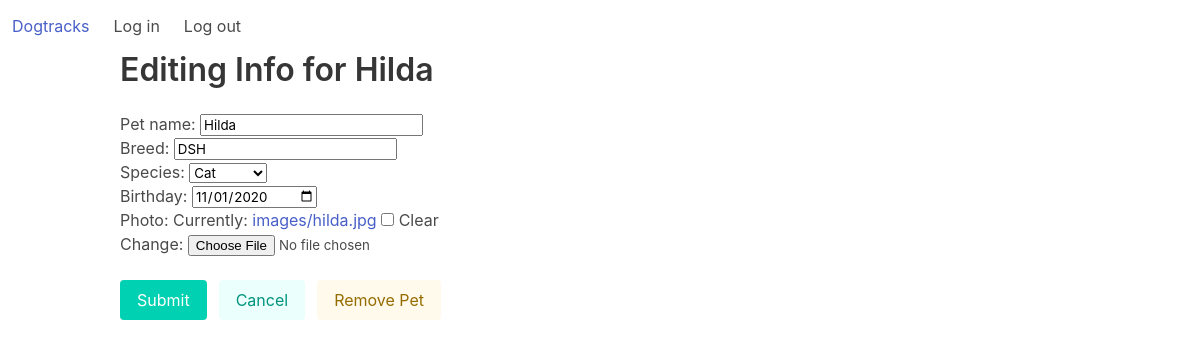
The page /dogtracks/update-pet/19 (signed in) on the database its author committed.
### dogtracks/models.py (models this page shows, shortened)
class Animal(models.Model):
	CHOICES = (('dog', 'Dog'), ('cat', 'Cat'), ('horse', 'Horse'), ('other', 'Other'))
	owner = models.ForeignKey(User, related_name='animals', on_delete=models.SET_NULL, null=True)
	name = models.CharField(max_length=25, null=False, blank=False, verbose_name="Pet name")
	photo = models.FileField(upload_to='images', null=True, blank=True)
	breed = models.CharField(max_length=25, blank=True)
	species = models.CharField(choices=CHOICES, max_length=10, blank=True)
	birthday = models.DateField(auto_now=False, auto_now_add=False, null=True, blank=True)

### dogtracks/views.py (the view)
# urls.py: path('update-pet/<int:id>', views.edit_pet, name="update_pet"),
def edit_pet(request, id=None):
	if id:
		pet = Animal.objects.filter(id=id).first()
		title = f"Editing Info for {pet.name}"
		if pet.owner != request.user:
			return HttpResponseForbidden()
	else:
		pet = Animal(owner=request.user)
		title = "Let's add your pet!"
	if request.method == 'POST':
		form = AnimalForm(request.POST, instance=pet)
		if form.is_valid():
			pet.save()
			return HttpResponseRedirect(reverse('index'))
	elif request.method == 'GET':
		form = AnimalForm(instance=pet)
	context = {"form": form,
				"title": title}
	return render(request, "dogtracks/pet-form.html", context)

### dogtracks/models.py
class AnimalForm(ModelForm):
	class Meta:
		model = Animal
		fields = ['name', 'breed', 'species', 'birthday', 'photo']
		widgets = {'birthday': forms.NumberInput(attrs={'type': 'date'})}

### dogtracks/templates/dogtracks/pet-form.html (shortened to what this page needs)
{% extends 'dogtracks/template.html' %}
{% load static %}
{% block content %}
<div class="container">
	<h1 class="title">{{ title }}</h1>
	<form action="" method="post">
		{{ form.as_div }}
		<br>
		<div class="field is-grouped">
			<div class="control">
				<input class="button is-primary" type="submit" value="Submit" />
			</div>
			<div class="control">
				<button id="btn-cancel" class="button is-primary is-light">
				Cancel
				</button>
			</div>
			{% if form.instance.id %}
				<div class="control" >
					<a class="button is-warning is-light is-link" href="/dogtracks/remove-pet/{{ form.instance.id }}">
					Remove Pet
					</a>
				</div>
			{% endif %}
		</div>
	</form>
</div>
{% endblock %}

### rows shown on the page
Animal: name "Hilda", breed "DSH", species "Cat", birthday "11/01/2020"

### other values the page prints
{{ title }} "Editing Info for Hilda"
